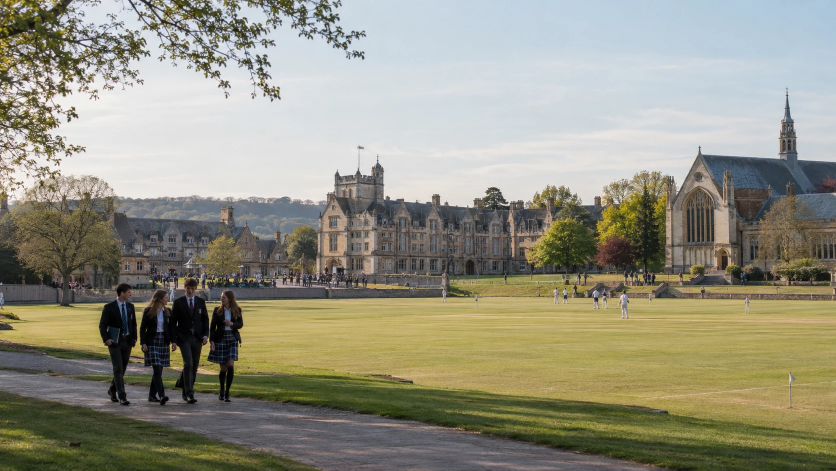
#> input picture scripts/fuentes/hero-extranjero-colegio.webp, 1672 x 941 px (shown at 1/2 size)
$ python generar-hero-extranjero.py
#> lines starting #> are read from the running program, lines starting #| are printed output that depends on the picture
#!/usr/bin/env python3
# Cabecera de «Estudiar en el extranjero» (22-10-2026): colegio de piedra con alumnos paseando, foto aportada por Jaime (1672 x 941).
# - Se da la vuelta (espejo) para que los cuatro alumnos queden a la DERECHA, caminando hacia la cámara y fuera del panel de texto.
# - Un poco más de luz y color, pedido por Jaime: gamma 0,86 (sube sombras y medios), saturación x1,12 y contraste x1,03. Sin filtros ni retoque de caras.
# - Sin zoom ni reescalado (1672 px nativos) y con COMPRESIÓN ALTA (la primera versión, AVIF q62 con zoom, salía blanda).
# - Recorte 2:1 desde abajo (1672 x 836): en escritorio el CSS enseña la parte baja (alumnos y camino).
# Si cambias la foto o el ajuste, cambia `nombre` (`_headers` marca las imágenes como immutable).
from PIL import Image, ImageEnhance
import os
ROOT = os.path.dirname(os.path.dirname(os.path.abspath(__file__)))
IMG = os.path.join(ROOT, 'web-publica', 'images', 'internacional') + '/'
src = Image.open(os.path.join(ROOT, 'scripts', 'fuentes', 'hero-extranjero-colegio.webp')).convert('RGB').transpose(Image.FLIP_LEFT_RIGHT)
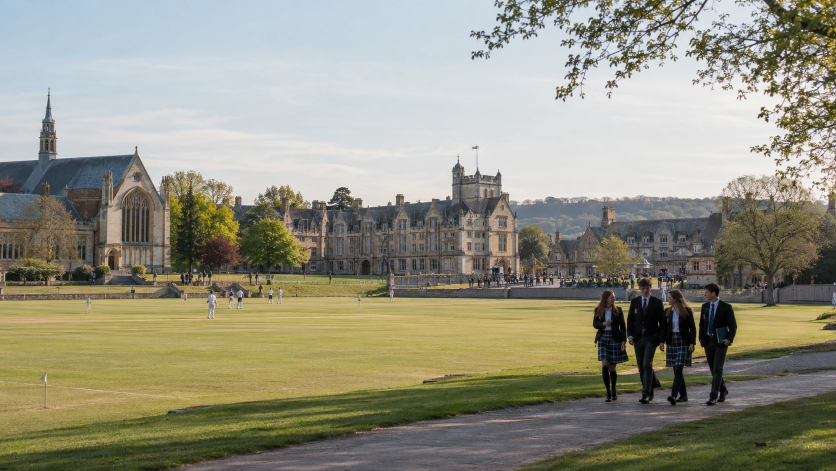
#> src: PIL image 1672x941 RGB (shown at 1/2 size); mean R, G, B 147.7, 146, 129.3
lut = [round(255 * ((i / 255) ** 0.86)) for i in range(256)]
src = ImageEnhance.Contrast(ImageEnhance.Color(src.point(lut * 3)).enhance(1.12)).enhance(1.03)
W, H = src.size                                  # 1672 x 941
#> W = 1672; H = 941
c = src.crop((0, H - round(W / 2.0), W, H))      # 1672 x 836
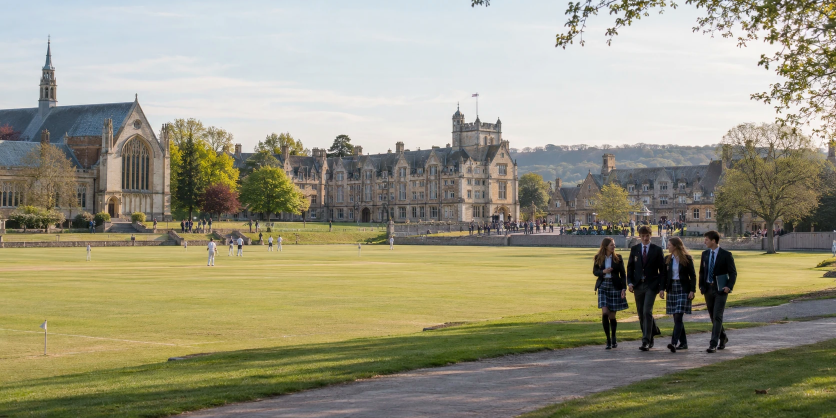
#> c: PIL image 1672x836 RGB (shown at 1/2 size); mean R, G, B 153.7, 150.3, 128
nombre = 'ext-hero-colegio-luz'
c.save(IMG + nombre + '.jpg', quality=93, optimize=True, progressive=True, subsampling=0)
anchos = [640, 960, 1280, 1672]
for a in anchos:
    im = c if a == c.width else c.resize((a, round(c.height * a / c.width)), Image.LANCZOS)
    im.save('%s%s-%d.webp' % (IMG, nombre, a), quality=92, method=6)
    im.save('%s%s-%d.avif' % (IMG, nombre, a), quality=82)
#> this loop made 4 passes
#> pass 1, `im = c if a == c.width else c.resize((a, round(c.height * a / c.width)..`:
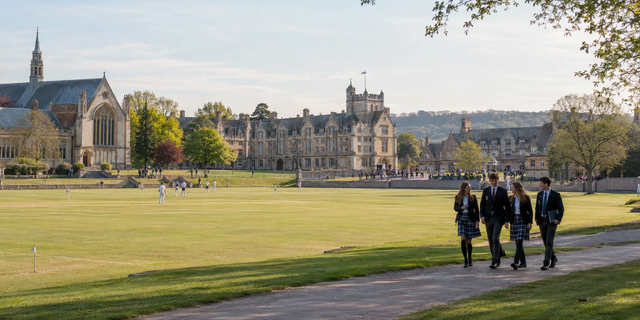
#> im: PIL image 640x320 RGB; mean R, G, B 153.7, 150.3, 128
print(nombre, c.size, anchos)
#| ext-hero-colegio-luz (1672, 836) [640, 960, 1280, 1672]

$ run again, with scripts/fuentes/biblioteca-irlanda-2.webp copied over scripts/fuentes/hero-extranjero-colegio.webp
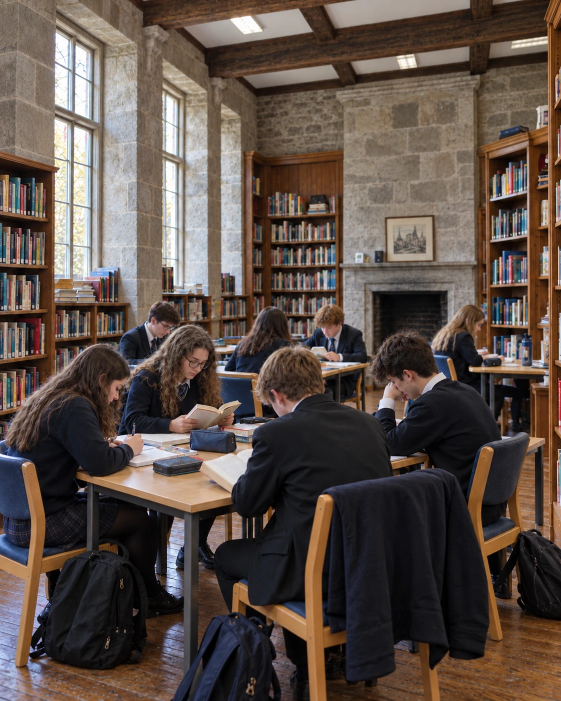
#> input picture scripts/fuentes/biblioteca-irlanda-2.webp, 1122 x 1402 px (shown at 1/2 size)
#> `src = Image.open(os.path.join(ROOT, 'scripts', 'fuentes', 'hero-extran..`:
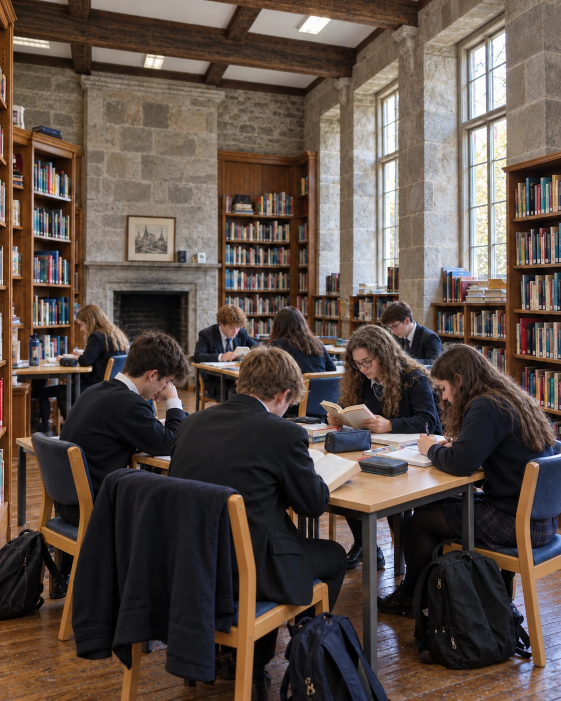
#> src: PIL image 1122x1402 RGB (shown at 1/2 size); mean R, G, B 91.7, 78.5, 71.1
#> `c = src.crop((0, H - round(W / 2.0), W, H))`:
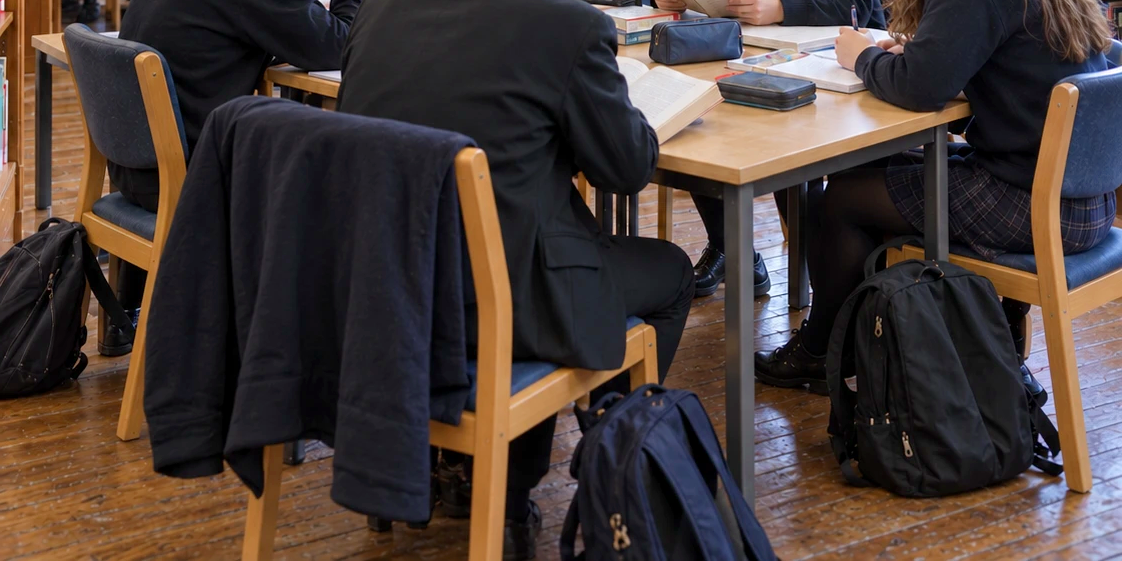
#> c: PIL image 1122x561 RGB; mean R, G, B 71.7, 58.9, 54.4
#| ext-hero-colegio-luz (1122, 561) [640, 960, 1280, 1672]

$ run again, with scripts/fuentes/campamento-extranjero-canoa.webp copied over scripts/fuentes/hero-extranjero-colegio.webp
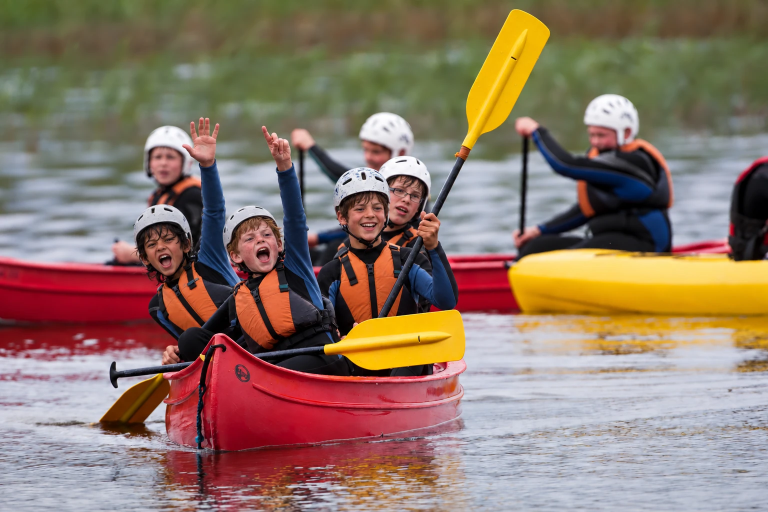
#> input picture scripts/fuentes/campamento-extranjero-canoa.webp, 1536 x 1024 px (shown at 1/2 size)
#> `src = ImageEnhance.Contrast(ImageEnhance.Color(src.point(lut * 3)).enh..`:
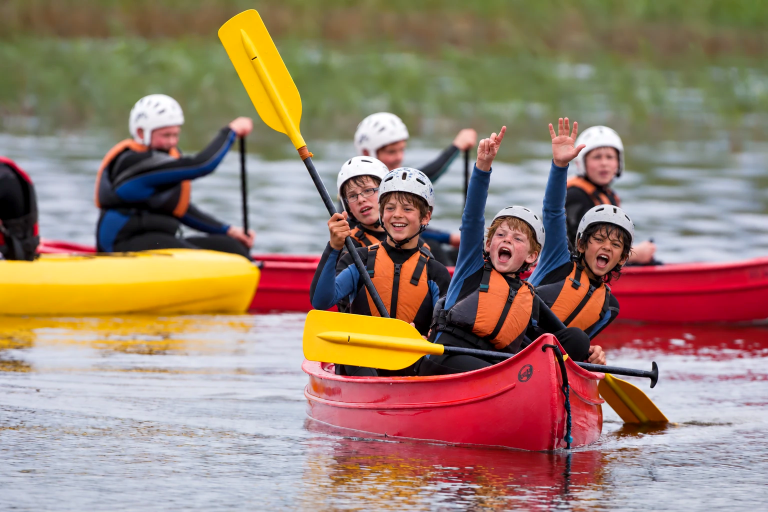
#> src: PIL image 1536x1024 RGB (shown at 1/2 size); mean R, G, B 153.3, 127.8, 111.6
#> the loop `for a in anchos:` made 4 passes
#> pass 3, `im = c if a == c.width else c.resize((a, round(c.height * a / c.width)..`:
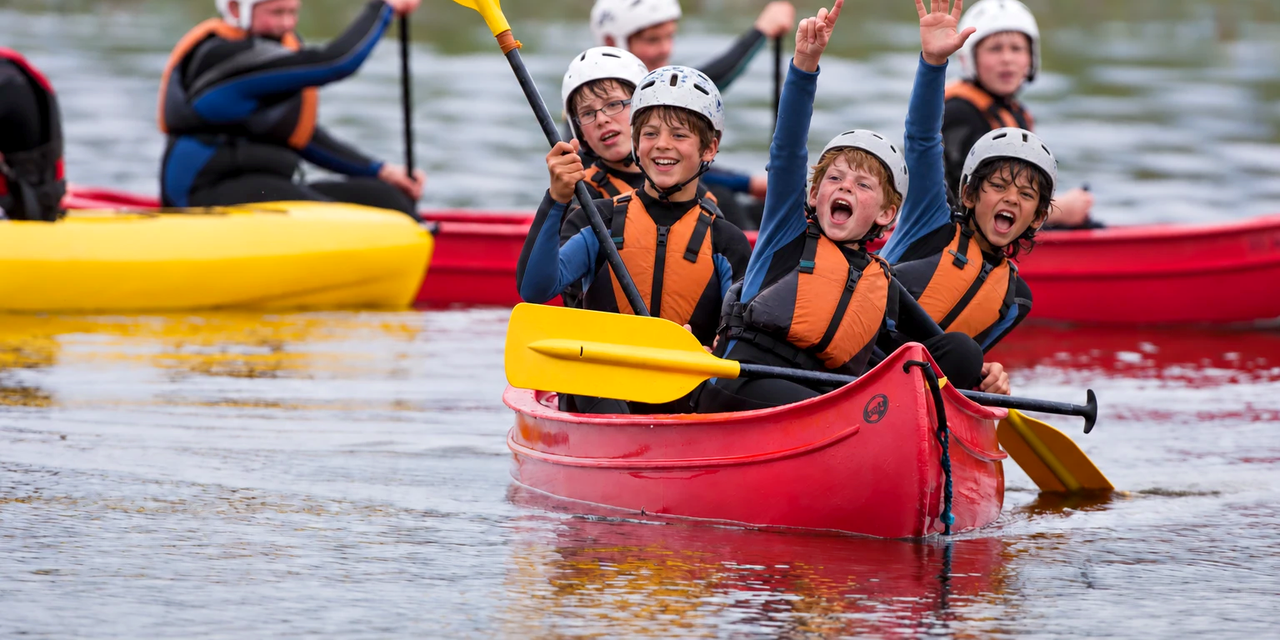
#> im: PIL image 1280x640 RGB; mean R, G, B 162.3, 128.5, 122
#| ext-hero-colegio-luz (1536, 768) [640, 960, 1280, 1672]

$ run again, with scripts/fuentes/destino-canada.webp copied over scripts/fuentes/hero-extranjero-colegio.webp
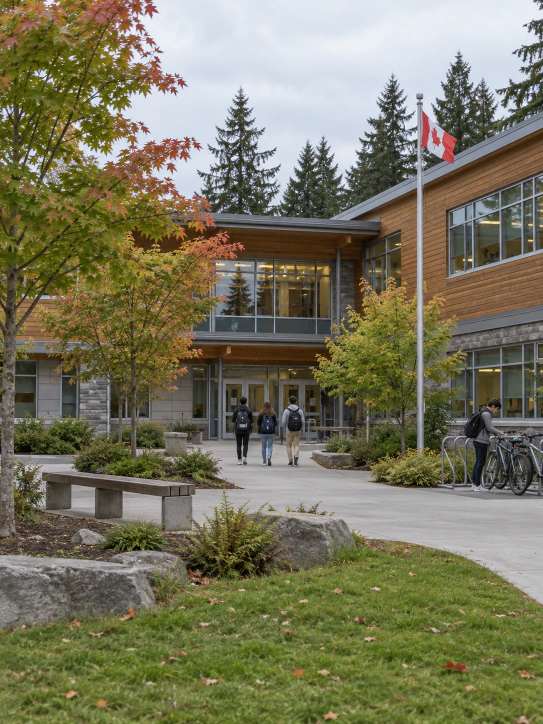
#> input picture scripts/fuentes/destino-canada.webp, 1086 x 1448 px (shown at 1/2 size)
#> `src = Image.open(os.path.join(ROOT, 'scripts', 'fuentes', 'hero-extran..`:
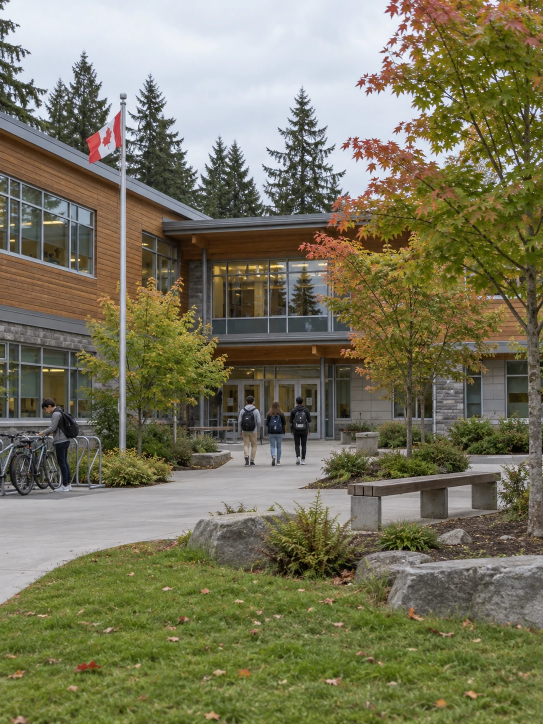
#> src: PIL image 1086x1448 RGB (shown at 1/2 size); mean R, G, B 121, 118.3, 92.9
#> `c = src.crop((0, H - round(W / 2.0), W, H))`:
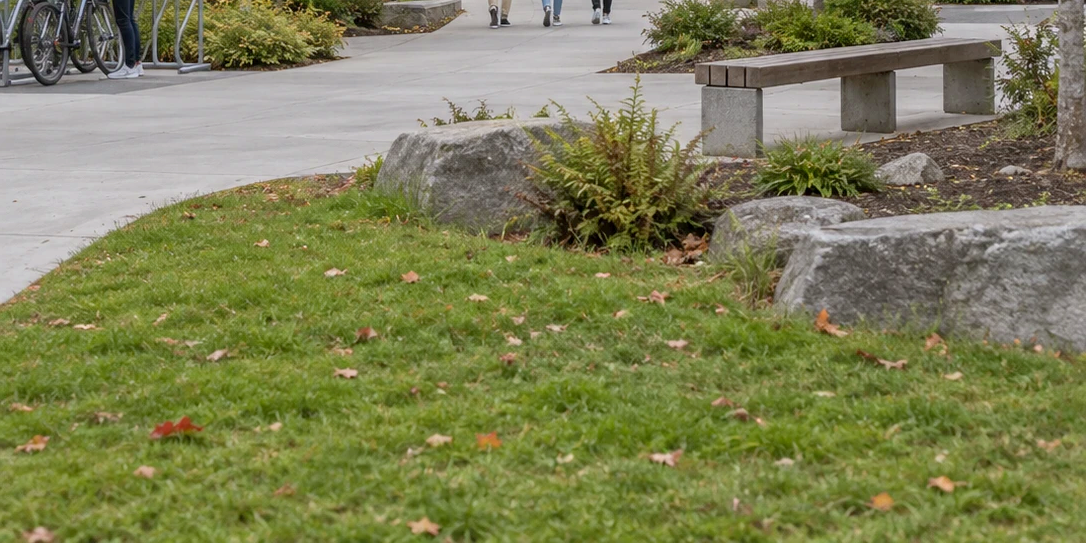
#> c: PIL image 1086x543 RGB; mean R, G, B 126.1, 128.5, 85.3
#| ext-hero-colegio-luz (1086, 543) [640, 960, 1280, 1672]
